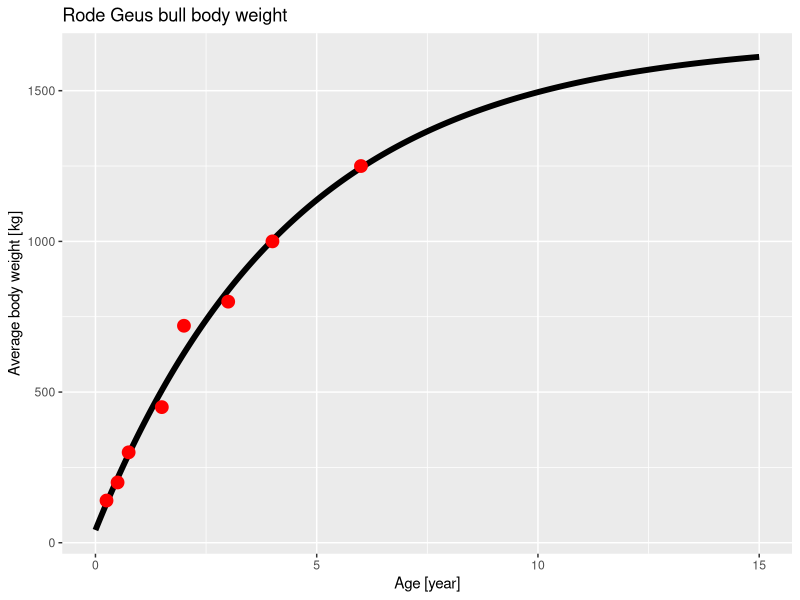
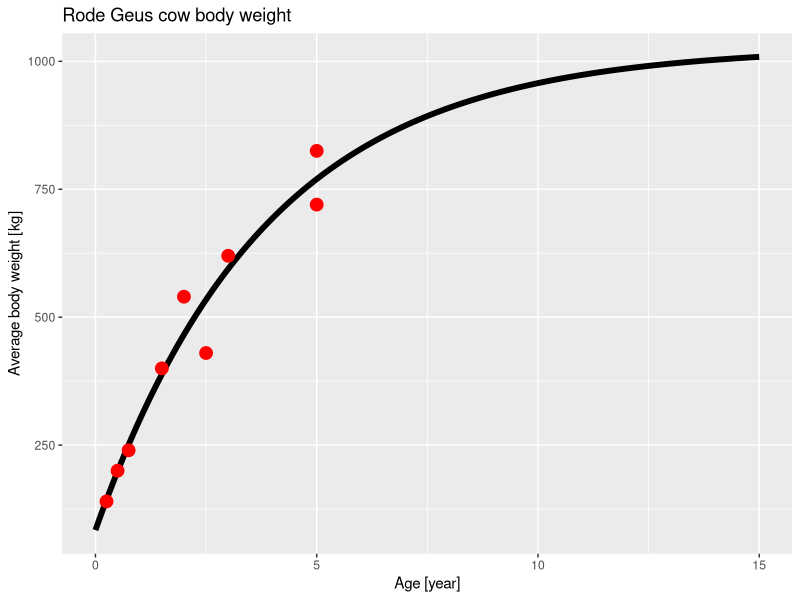

Source code (R) for these figures, in order:
#' Estimate growth curves of Rode Geus cows and bulls based on data provided by 
#' WFSR

library(ggplot2)

# Bulls
bull <- data.frame(weight = c(140, 200, 300, 450, 720, 800, 1000, 1250),
                   age    = c(0.25, 0.5, 0.75, 1.5, 2, 3, 4, 6))

brodyModel <- nls(weight ~ b1 + b2*exp(b3*age), data=bull, start=c(b1=700, b2=700, b3=-0.002*365))
print(brodyModel)
tt<-seq(0,15,1/365)
y <- 1669 - 1627*exp(-0.2237*tt)

print(ggplot() + 
  geom_line(aes(x=tt, y=y), size=2) + 
  geom_point(aes(x=bull$age, y=bull$weight), color='red', size=4) + 
  ggtitle("Rode Geus bull body weight") +
  xlab("Age [year]") + 
  ylab("Average body weight [kg]"))


# Cows
cow <- data.frame(weight = c(140, 200, 240, 400, 540, 430, 620, 720, 825),
                  age    = c(0.25, 0.5, 0.75, 1.5, 2, 2.5, 3, 5, 5))

brodyModel <- nls(weight ~ b1 + b2*exp(b3*age), data=cow, start=c(b1=700, b2=700, b3=-0.002*365))
print(brodyModel)
tt<-seq(0,15,1/365)
y <- 1028 - 944*exp(-0.2593*tt)

print(ggplot() + 
  geom_line(aes(x=tt, y=y), size=2) + 
  geom_point(aes(x=cow$age, y=cow$weight), color='red', size=4) + 
  ggtitle("Rode Geus cow body weight") +
  xlab("Age [year]") + 
  ylab("Average body weight [kg]"))

